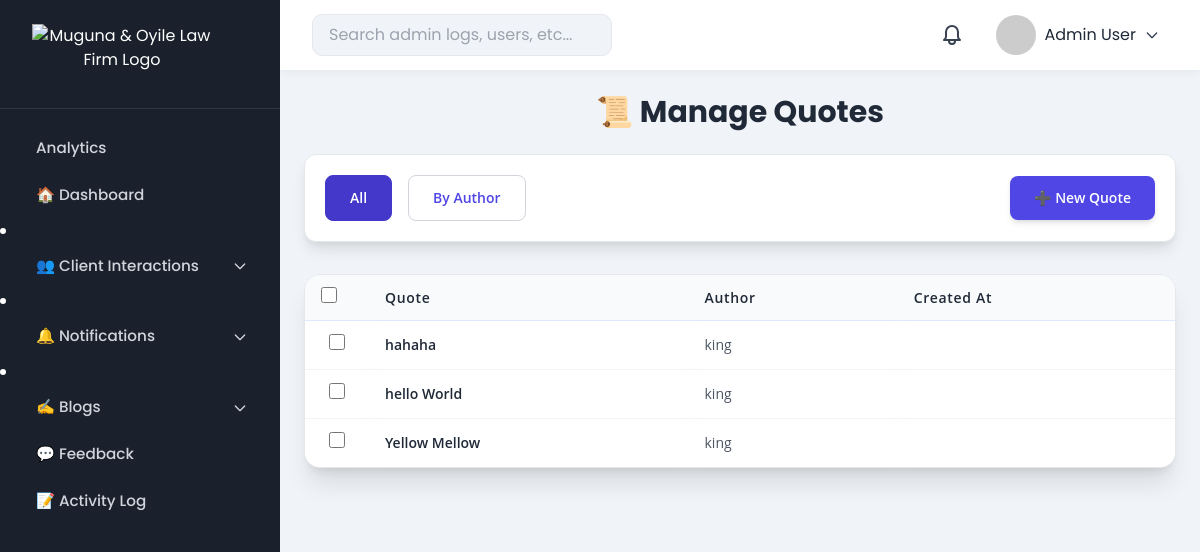
The app's page /manage-quotes/, older data.
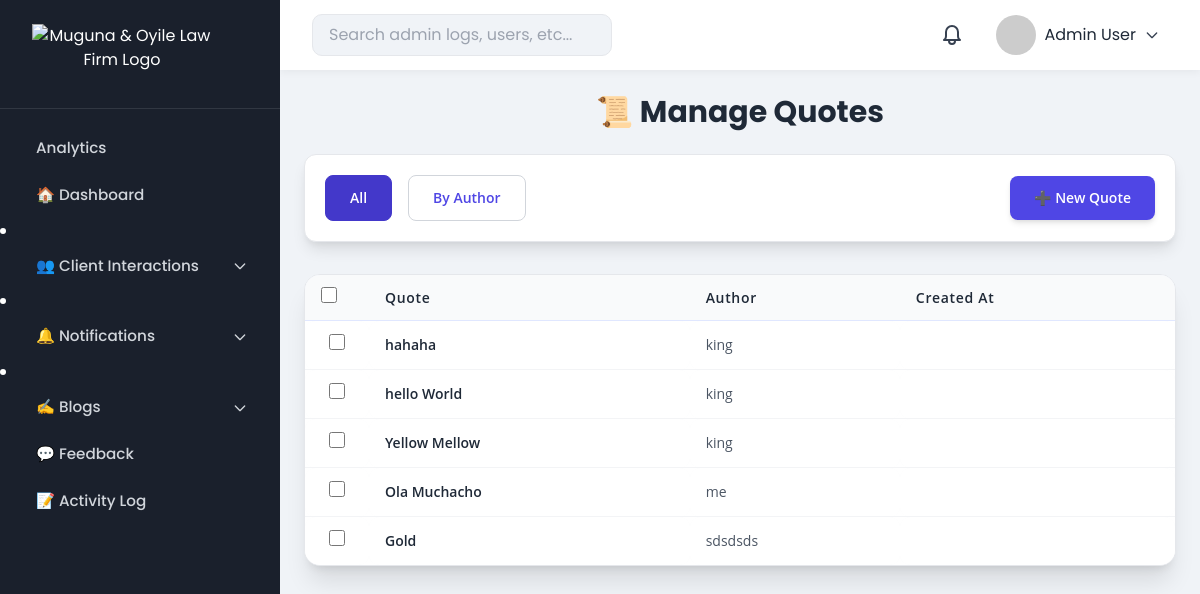
The same page, newer data.
### advocates/models.py (models this page shows, shortened)
class Quote(models.Model):
    text = models.TextField()
    author = models.CharField(max_length=100)

### advocates/admin_views.py (the view)
# urls.py: path('manage-quotes/', admin_views.manage_quotes, name='manage_quotes'),
def manage_quotes(request):
    selected_sort = request.GET.get('sort', 'all')
    quotes = Quote.objects.all()
    if selected_sort == 'author':
        quotes = quotes.order_by('author')
    context = {
        'quotes': quotes,
        'selected_sort': selected_sort,
    }
    return render(request, 'admin_dashboard/manage_quotes.html', context)

### advocates/context_processors.py (called while the page is built, shortened)
def admin_context(request):
    return {}

### advocates/templates/admin_dashboard/manage_quotes.html (shortened to what this page needs)
{% extends "admin_dashboard/base_admin.html" %}
{% load static %}
{% block dashboard_content %}
<div class="p-4 sm:p-6 max-w-7xl mx-auto">
    <h1 class="text-2xl sm:text-3xl font-bold mb-6 text-gray-800 font-header text-center" style="font-family: 'Poppins', serif;">📜 Manage Quotes</h1>
    <div class="flex flex-wrap items-center gap-4 mb-8 bg-white p-5 rounded-xl shadow-lg border border-gray-200">
        <div class="flex flex-wrap justify-center gap-4">
            <a href="?sort=all"
               class="px-6 py-3 rounded-lg border font-semibold transition duration-300 text-sm hover:shadow-md
               {% if selected_sort == 'all' %}bg-indigo-700 text-white border-indigo-700{% else %}border-gray-300 text-indigo-600 hover:bg-indigo-50{% endif %} font-content"
               style="font-family: 'Open Sans', sans-serif;">
                All
            </a>
            <a href="?sort=author"
               class="px-6 py-3 rounded-lg border font-semibold transition duration-300 text-sm hover:shadow-md
               {% if selected_sort == 'author' %}bg-indigo-700 text-white border-indigo-700{% else %}border-gray-300 text-indigo-600 hover:bg-indigo-50{% endif %} font-content"
               style="font-family: 'Open Sans', sans-serif;">
                By Author
            </a>
        </div>
        <a href="{% url 'quote_create' %}"
           class="ml-auto px-6 py-3 bg-indigo-600 text-white rounded-lg hover:bg-indigo-700 transition duration-300 shadow-md font-semibold text-sm font-content"
           style="font-family: 'Open Sans', sans-serif;">
            ➕ New Quote
        </a>
    </div>
    <div class="overflow-x-auto border border-gray-200 rounded-2xl shadow-2xl bg-white">
        <table class="min-w-[800px] w-full table-auto border-collapse">
            <thead class="bg-indigo-50 top-0 z-10 border-b border-indigo-100">
                <tr>
                    <th class="px-4 py-3 text-left font-semibold text-gray-800 tracking-wider text-sm font-content w-12 sm:w-16">
                        <input type="checkbox" id="selectAllHeader" class="h-4 w-4 text-indigo-600 border-gray-300 rounded focus:ring-indigo-500">
                    </th>
                    <th class="px-4 py-3 text-left font-semibold text-gray-800 tracking-wider text-sm font-content">Quote</th>
                    <th class="px-4 py-3 text-left font-semibold text-gray-800 tracking-wider text-sm font-content">Author</th>
                    <th class="px-4 py-3 text-left font-semibold text-gray-800 tracking-wider text-sm font-content">Created At</th>
                </tr>
            </thead>
            <tbody class="divide-y divide-gray-100">
                {% for quote in quotes %}
                <tr class="quote-row hover:bg-indigo-50/30 transition-colors duration-150 cursor-pointer"
                    data-quote-id="{{ quote.id }}"
                    data-text="{{ quote.text|truncatewords:50 }}"
                    data-author="{{ quote.author }}"
                    data-created-at="{{ quote.created_at|date:'d M Y' }}">
                    <td class="px-4 py-3 text-center">
                        <input type="checkbox" class="h-4 w-4 text-indigo-600 border-gray-300 rounded focus:ring-indigo-500 quote-checkbox">
                    </td>
                    <td class="px-4 py-3 text-sm font-semibold text-gray-800 font-content" style="font-family: 'Open Sans', sans-serif;">{{ quote.text|truncatewords:20 }}</td>
                    <td class="px-4 py-3 text-sm text-gray-600 font-content" style="font-family: 'Open Sans', sans-serif;">{{ quote.author }}</td>
                    <td class="px-4 py-3 text-sm text-gray-500 font-content" style="font-family: 'Open Sans', sans-serif;">{{ quote.created_at|date:"d M Y" }}</td>
                </tr>
                {% empty %}
                <tr>
                    <td colspan="4" class="px-4 py-10 text-center text-gray-500 font-content" style="font-family: 'Open Sans', sans-serif;">
                        No quotes found.
                    </td>
                </tr>
                {% endfor %}
            </tbody>
        </table>
    </div>
</div>
{% endblock %}

Row changes from the older to the newer data that the page shows:
added Quote: text "Ola Muchacho", author "me"
added Quote: text "Gold", author "sdsdsds"
